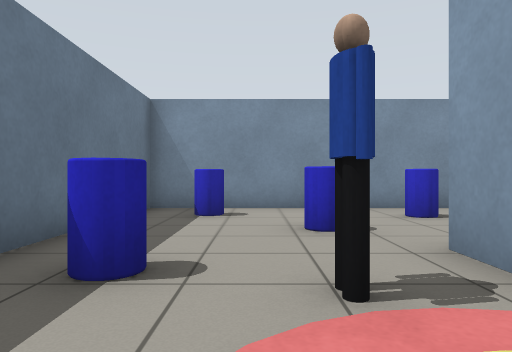
View 1 (above)

21 first-person views from a walk through a world built for the Gazebo simulator. The camera is 0.72 m above the floor, looks level and sees 70° across. The floor is counted in squares, 1 m on a side. Each view is taken from the middle of a square. On the plan, view 1 faces up. The plan holds only what a view shows up to about 11 squares ahead; the rest is blank. Robots are left out. Simple shapes stand in for some stock models.

View 2
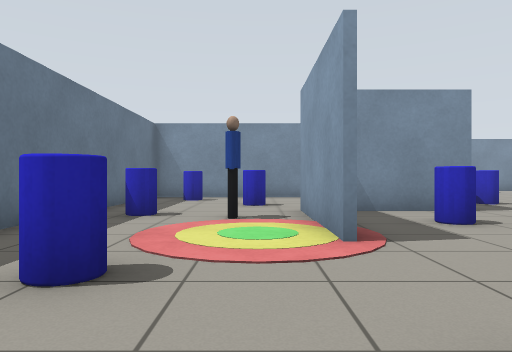

View 3
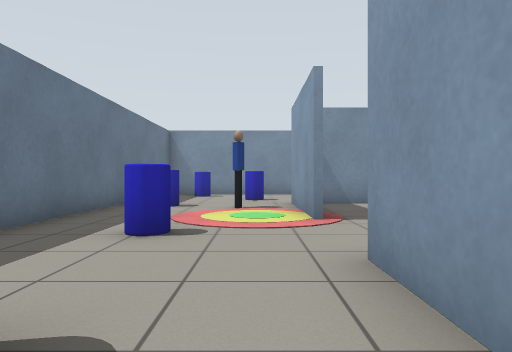

View 4
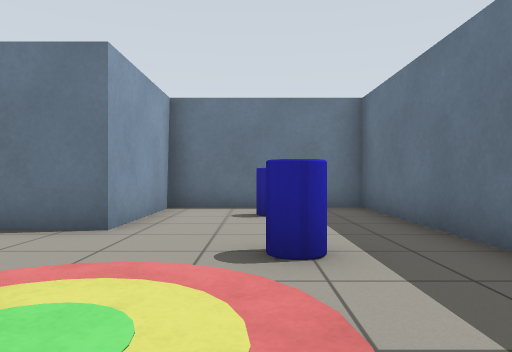

View 5
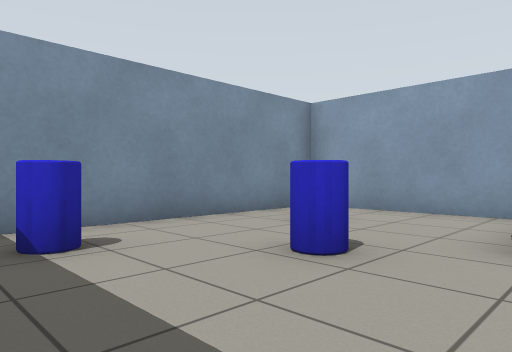

View 6
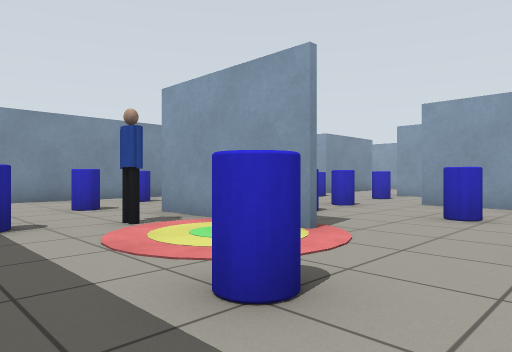

View 7
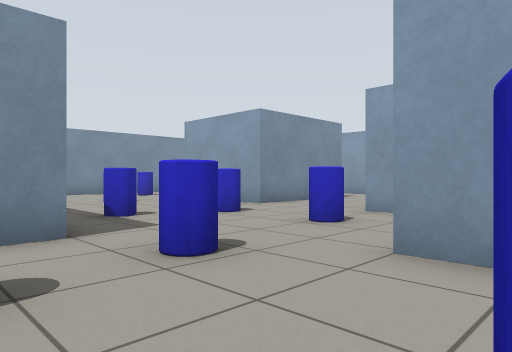

View 8
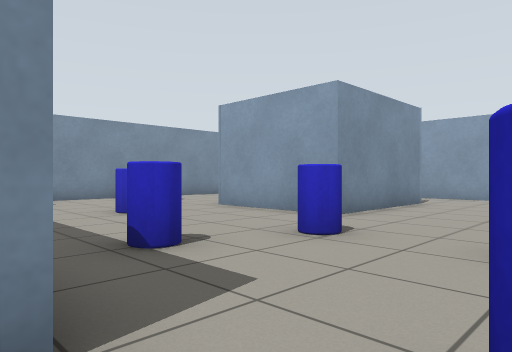

View 9
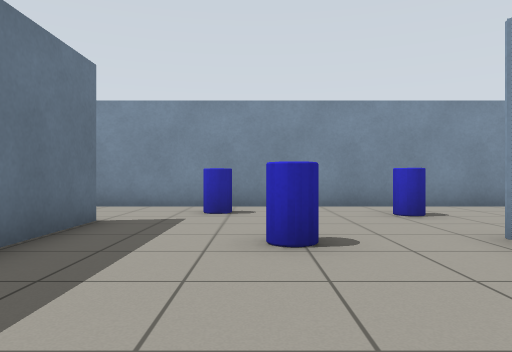

View 10
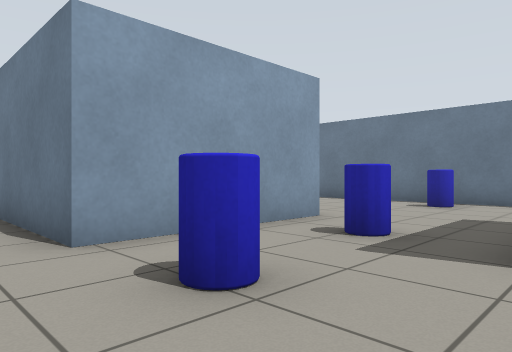

View 11
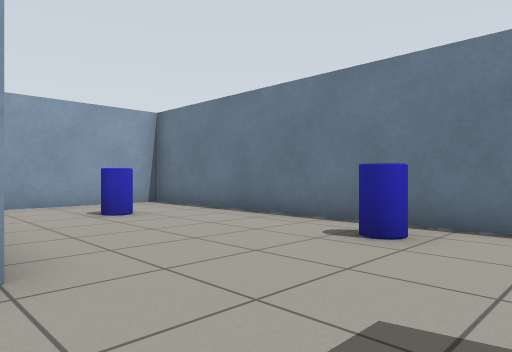

View 12
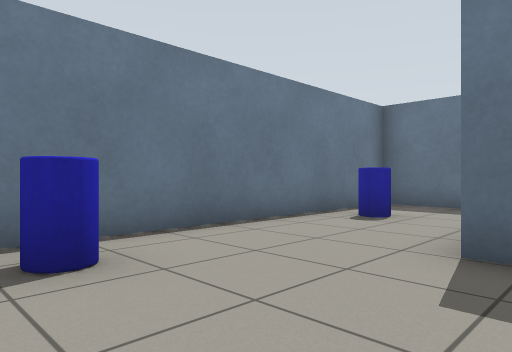

View 13
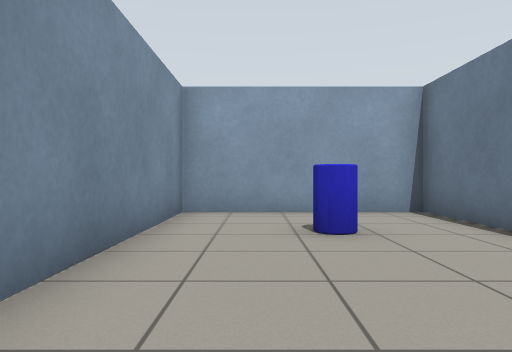

View 14
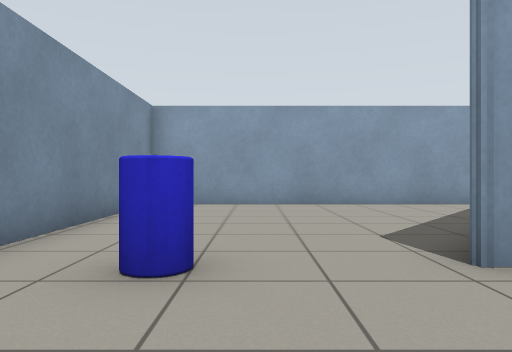

View 15
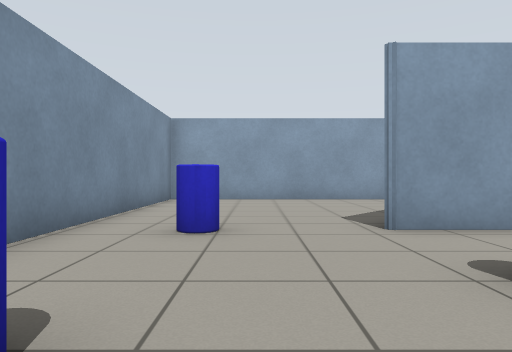

View 16
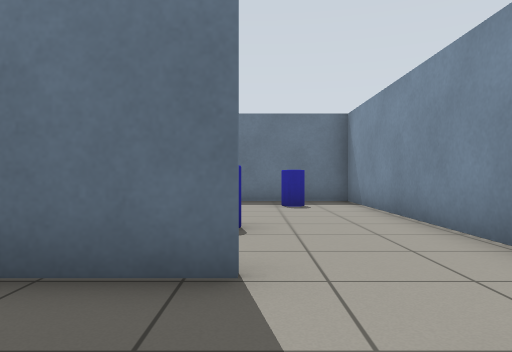

View 17
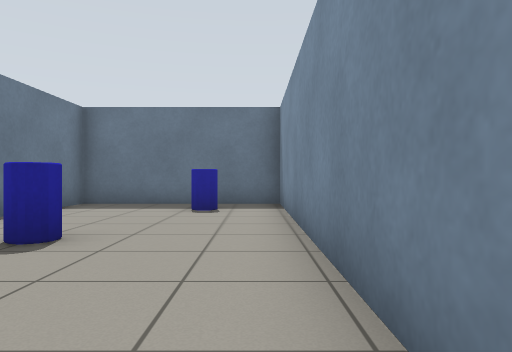

View 18
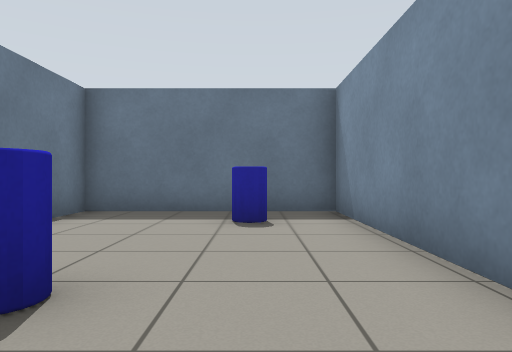

View 19
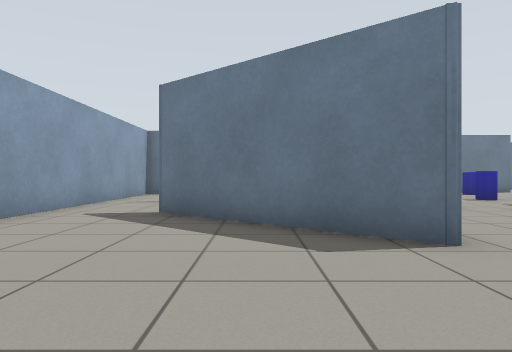

View 20
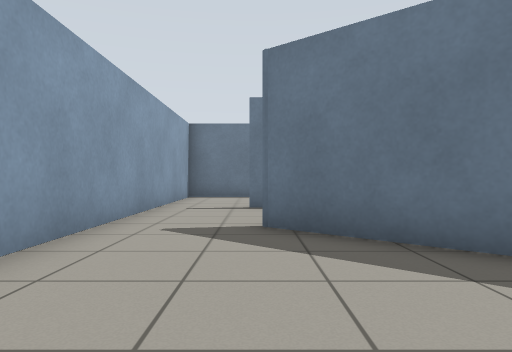

View 21
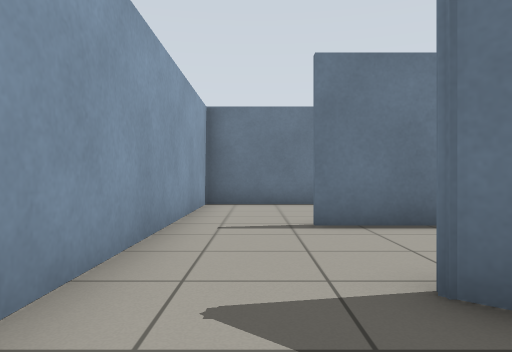

### Floor plan
Ten units are one square. View 1 is at (0, 0); x grows to the right and y downward. Boxes are objects, and circles mark ways between rooms. Rooms are numbered by the first view taken in them; rooms with no view inside come last. Other rooms are left out.
<svg viewBox="-29 -141 207 209">
<path fill="none" stroke="#000" d="M20 1 20 -38M53 -42 53 -84 -24 -84 -24 63 20 63 20 28M55 -35 27 -35M73 14 73 -5M109 16 109 -27 152 -27M148 -57 109 -57 109 -93 149 -58M54 -109 54 -86M173 -26 173 -136 -24 -136 -24 -85 6 -85M20 28 35 28M21 45 21 63 173 63 173 15 120 15"/>
<rect x="-15" y="-35" width="10" height="10" fill="#bbb"><title>other object</title></rect>
<rect x="-15" y="-75" width="10" height="10" fill="#bbb"><title>other object</title></rect>
<rect x="-5" y="45" width="10" height="10" fill="#bbb"><title>other object</title></rect>
<rect x="-5" y="5" width="10" height="10" fill="#bbb"><title>other object</title></rect>
<rect x="5" y="-25" width="10" height="10" fill="#bbb"><title>person</title></rect>
<rect x="5" y="-55" width="10" height="10" fill="#bbb"><title>other object</title></rect>
<rect x="25" y="-75" width="10" height="10" fill="#bbb"><title>other object</title></rect>
<rect x="-15" y="-125" width="10" height="10" fill="#bbb"><title>other object</title></rect>
<rect x="25" y="-115" width="10" height="20" fill="#bbb"><title>other object</title></rect>
<rect x="35" y="-25" width="10" height="10" fill="#bbb"><title>other object</title></rect>
<rect x="45" y="45" width="10" height="10" fill="#bbb"><title>other object</title></rect>
<rect x="45" y="5" width="10" height="10" fill="#bbb"><title>other object</title></rect>
<rect x="55" y="-25" width="10" height="10" fill="#bbb"><title>other object</title></rect>
<rect x="65" y="-65" width="10" height="20" fill="#bbb"><title>other object</title></rect>
<rect x="65" y="-125" width="10" height="10" fill="#bbb"><title>other object</title></rect>
<rect x="75" y="-95" width="10" height="10" fill="#bbb"><title>other object</title></rect>
<rect x="85" y="-5" width="10" height="10" fill="#bbb"><title>other object</title></rect>
<rect x="85" y="-25" width="10" height="10" fill="#bbb"><title>other object</title></rect>
<rect x="85" y="-55" width="10" height="10" fill="#bbb"><title>other object</title></rect>
<rect x="95" y="45" width="10" height="10" fill="#bbb"><title>other object</title></rect>
<rect x="105" y="-125" width="10" height="10" fill="#bbb"><title>other object</title></rect>
<rect x="145" y="35" width="10" height="10" fill="#bbb"><title>other object</title></rect>
<circle cx="20" cy="15" r="3" fill="#2a7"/>
<text x="0" y="-20">1</text>
<text x="90" y="-40">2</text>
</svg>
Room 1 opens to room 2.

Where each view was taken, in squares from view 1:
view 1: 0 up, 0 right, facing up
view 2: 4 down, 1 right, facing up
view 3: 6 down, 1 right, facing up
view 4: 2 up, 0 right, facing down
view 5: 3 up, 2 left, facing up-right
view 6: 3 down, 2 left, facing up-right
view 7: 1 down, 4 right, facing up-right
view 8: 2 up, 5 right, facing up-right
view 9: 5 up, 8 right, facing up
view 10: 4 up, 7 right, facing down-right
view 11: 1 down, 8 right, facing down-right
view 12: 2 down, 11 right, facing down-left
view 13: 3 down, 10 right, facing right
view 14: 11 up, 8 right, facing right
view 15: 11 up, 6 right, facing right
view 16: 11 up, 8 right, facing left
view 17: 13 up, 7 right, facing left
view 18: 12 up, 5 right, facing left
view 19: 13 up, 13 right, facing down
view 20: 11 up, 15 right, facing down
view 21: 8 up, 16 right, facing down
